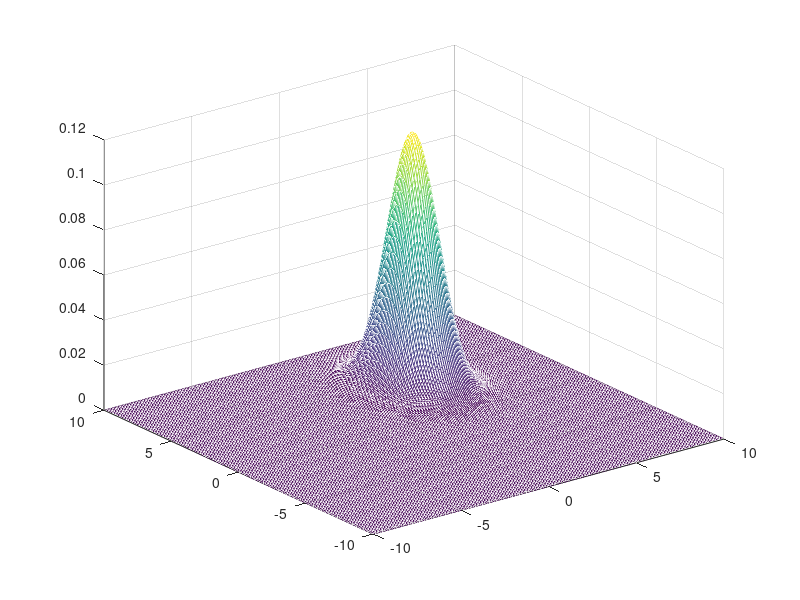

Write the MATLAB code that produced this figure. (Note: this script raises an error after producing the figure.)
x = -10:.1:10;
[X1, X2] = meshgrid(x, x);
X = [X1(:) X2(:)];
sigma = [1 0; 0 2];
mean = [3 4];

gauss = mvnpdf(X, mean, sigma);
gauss = reshape(gauss,length(x),length(x));

mesh(-10:.1:10, -10:.1:10, gauss)

points = [10 10; 0 0; 3 4; 6 8];

for i = 1:length(points)
   mahalanobis = mahal_dis(points(i,:)', mean', sigma);
end

function mahalanobis = mahal_dis(x, y, cov_mat)
    mahalanobis = sqrt((x - y)' * inv(cov_mat) * (x - y));
end